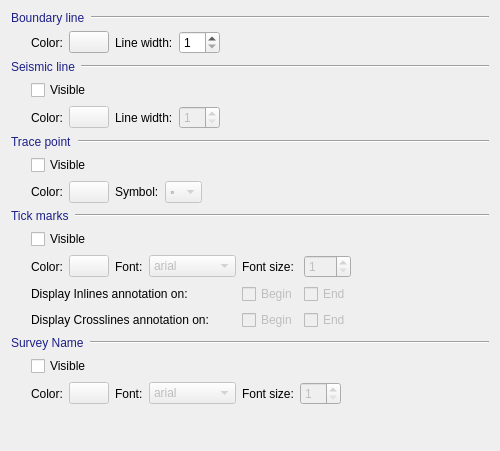
<?xml version="1.0" encoding="UTF-8"?>
<ui version="4.0">
 <class>CXPageBM3DSurvey</class>
 <widget class="CXBasePropertyPage" name="CXPageBM3DSurvey">
  <property name="geometry">
   <rect>
    <x>0</x>
    <y>0</y>
    <width>500</width>
    <height>451</height>
   </rect>
  </property>
  <property name="windowTitle">
   <string>CXPageBM3DSurvey</string>
  </property>
  <layout class="QVBoxLayout" name="verticalLayout">
   <item>
    <layout class="QHBoxLayout" name="horizontalLayout">
     <item>
      <widget class="QLabel" name="label">
       <property name="sizePolicy">
        <sizepolicy hsizetype="Fixed" vsizetype="Fixed">
         <horstretch>0</horstretch>
         <verstretch>0</verstretch>
        </sizepolicy>
       </property>
       <property name="styleSheet">
        <string notr="true">color: rgb(29, 32, 136);</string>
       </property>
       <property name="text">
        <string>Boundary line</string>
       </property>
      </widget>
     </item>
     <item>
      <widget class="Line" name="line">
       <property name="orientation">
        <enum>Qt::Horizontal</enum>
       </property>
      </widget>
     </item>
    </layout>
   </item>
   <item>
    <layout class="QHBoxLayout" name="horizontalLayout_5">
     <item>
      <spacer name="horizontalSpacer">
       <property name="orientation">
        <enum>Qt::Horizontal</enum>
       </property>
       <property name="sizeType">
        <enum>QSizePolicy::Fixed</enum>
       </property>
       <property name="sizeHint" stdset="0">
        <size>
         <width>20</width>
         <height>20</height>
        </size>
       </property>
      </spacer>
     </item>
     <item>
      <widget class="QLabel" name="label_5">
       <property name="sizePolicy">
        <sizepolicy hsizetype="Fixed" vsizetype="Preferred">
         <horstretch>0</horstretch>
         <verstretch>0</verstretch>
        </sizepolicy>
       </property>
       <property name="text">
        <string>Color:</string>
       </property>
      </widget>
     </item>
     <item>
      <widget class="CXButtonColorEdit" name="m_colorBtnBoundaryLine">
       <property name="text">
        <string/>
       </property>
      </widget>
     </item>
     <item>
      <widget class="QLabel" name="label_6">
       <property name="text">
        <string>Line width:</string>
       </property>
      </widget>
     </item>
     <item>
      <widget class="QSpinBox" name="m_spinBoxBoundaryLineWidth">
       <property name="minimum">
        <number>1</number>
       </property>
      </widget>
     </item>
     <item>
      <spacer name="horizontalSpacer_2">
       <property name="orientation">
        <enum>Qt::Horizontal</enum>
       </property>
       <property name="sizeHint" stdset="0">
        <size>
         <width>40</width>
         <height>20</height>
        </size>
       </property>
      </spacer>
     </item>
    </layout>
   </item>
   <item>
    <layout class="QHBoxLayout" name="horizontalLayout_2">
     <item>
      <widget class="QLabel" name="label_2">
       <property name="sizePolicy">
        <sizepolicy hsizetype="Fixed" vsizetype="Fixed">
         <horstretch>0</horstretch>
         <verstretch>0</verstretch>
        </sizepolicy>
       </property>
       <property name="styleSheet">
        <string notr="true">color: rgb(29, 32, 136);</string>
       </property>
       <property name="text">
        <string>Seismic line</string>
       </property>
      </widget>
     </item>
     <item>
      <widget class="Line" name="line_2">
       <property name="orientation">
        <enum>Qt::Horizontal</enum>
       </property>
      </widget>
     </item>
    </layout>
   </item>
   <item>
    <layout class="QGridLayout" name="gridLayout">
     <item row="0" column="1" colspan="2">
      <widget class="QCheckBox" name="m_cbSeismicLineVisible">
       <property name="text">
        <string>Visible</string>
       </property>
      </widget>
     </item>
     <item row="1" column="3">
      <widget class="QLabel" name="label_7">
       <property name="text">
        <string>Line width:</string>
       </property>
      </widget>
     </item>
     <item row="1" column="4">
      <widget class="QSpinBox" name="m_spinBoxSeismicLineWidth">
       <property name="enabled">
        <bool>false</bool>
       </property>
       <property name="minimum">
        <number>1</number>
       </property>
      </widget>
     </item>
     <item row="1" column="1">
      <widget class="QLabel" name="label_8">
       <property name="sizePolicy">
        <sizepolicy hsizetype="Fixed" vsizetype="Preferred">
         <horstretch>0</horstretch>
         <verstretch>0</verstretch>
        </sizepolicy>
       </property>
       <property name="text">
        <string>Color:</string>
       </property>
      </widget>
     </item>
     <item row="1" column="2">
      <widget class="CXButtonColorEdit" name="m_colorBtnSeismicLine">
       <property name="enabled">
        <bool>false</bool>
       </property>
       <property name="text">
        <string/>
       </property>
      </widget>
     </item>
     <item row="1" column="5">
      <spacer name="horizontalSpacer_3">
       <property name="orientation">
        <enum>Qt::Horizontal</enum>
       </property>
       <property name="sizeHint" stdset="0">
        <size>
         <width>40</width>
         <height>20</height>
        </size>
       </property>
      </spacer>
     </item>
     <item row="0" column="0">
      <spacer name="horizontalSpacer_4">
       <property name="orientation">
        <enum>Qt::Horizontal</enum>
       </property>
       <property name="sizeType">
        <enum>QSizePolicy::Fixed</enum>
       </property>
       <property name="sizeHint" stdset="0">
        <size>
         <width>20</width>
         <height>20</height>
        </size>
       </property>
      </spacer>
     </item>
    </layout>
   </item>
   <item>
    <layout class="QHBoxLayout" name="horizontalLayout_3">
     <item>
      <widget class="QLabel" name="label_3">
       <property name="sizePolicy">
        <sizepolicy hsizetype="Fixed" vsizetype="Fixed">
         <horstretch>0</horstretch>
         <verstretch>0</verstretch>
        </sizepolicy>
       </property>
       <property name="styleSheet">
        <string notr="true">color: rgb(29, 32, 136);</string>
       </property>
       <property name="text">
        <string>Trace point</string>
       </property>
      </widget>
     </item>
     <item>
      <widget class="Line" name="line_3">
       <property name="orientation">
        <enum>Qt::Horizontal</enum>
       </property>
      </widget>
     </item>
    </layout>
   </item>
   <item>
    <layout class="QGridLayout" name="gridLayout_2">
     <item row="0" column="1" colspan="2">
      <widget class="QCheckBox" name="m_cbTracePointVisible">
       <property name="text">
        <string>Visible</string>
       </property>
      </widget>
     </item>
     <item row="1" column="4">
      <widget class="QComboBox" name="m_cbbTracePointSymbol">
       <property name="enabled">
        <bool>false</bool>
       </property>
       <item>
        <property name="text">
         <string>▪</string>
        </property>
       </item>
       <item>
        <property name="text">
         <string>+</string>
        </property>
       </item>
       <item>
        <property name="text">
         <string>×</string>
        </property>
       </item>
      </widget>
     </item>
     <item row="1" column="1">
      <widget class="QLabel" name="label_9">
       <property name="sizePolicy">
        <sizepolicy hsizetype="Fixed" vsizetype="Preferred">
         <horstretch>0</horstretch>
         <verstretch>0</verstretch>
        </sizepolicy>
       </property>
       <property name="text">
        <string>Color:</string>
       </property>
      </widget>
     </item>
     <item row="1" column="2">
      <widget class="CXButtonColorEdit" name="m_colorBtnTracePoint">
       <property name="enabled">
        <bool>false</bool>
       </property>
       <property name="text">
        <string/>
       </property>
      </widget>
     </item>
     <item row="1" column="3">
      <widget class="QLabel" name="label_10">
       <property name="text">
        <string>Symbol:</string>
       </property>
      </widget>
     </item>
     <item row="1" column="5">
      <spacer name="horizontalSpacer_5">
       <property name="orientation">
        <enum>Qt::Horizontal</enum>
       </property>
       <property name="sizeHint" stdset="0">
        <size>
         <width>40</width>
         <height>20</height>
        </size>
       </property>
      </spacer>
     </item>
     <item row="0" column="0">
      <spacer name="horizontalSpacer_6">
       <property name="orientation">
        <enum>Qt::Horizontal</enum>
       </property>
       <property name="sizeType">
        <enum>QSizePolicy::Fixed</enum>
       </property>
       <property name="sizeHint" stdset="0">
        <size>
         <width>20</width>
         <height>20</height>
        </size>
       </property>
      </spacer>
     </item>
    </layout>
   </item>
   <item>
    <layout class="QHBoxLayout" name="horizontalLayout_4">
     <item>
      <widget class="QLabel" name="label_4">
       <property name="sizePolicy">
        <sizepolicy hsizetype="Fixed" vsizetype="Fixed">
         <horstretch>0</horstretch>
         <verstretch>0</verstretch>
        </sizepolicy>
       </property>
       <property name="styleSheet">
        <string notr="true">color: rgb(29, 32, 136);</string>
       </property>
       <property name="text">
        <string>Tick marks</string>
       </property>
      </widget>
     </item>
     <item>
      <widget class="Line" name="line_4">
       <property name="orientation">
        <enum>Qt::Horizontal</enum>
       </property>
      </widget>
     </item>
    </layout>
   </item>
   <item>
    <layout class="QGridLayout" name="gridLayout_3">
     <item row="1" column="3">
      <widget class="QLabel" name="label_12">
       <property name="text">
        <string>Font:</string>
       </property>
      </widget>
     </item>
     <item row="1" column="2">
      <widget class="CXButtonColorEdit" name="m_colorBtnTickMarks">
       <property name="enabled">
        <bool>false</bool>
       </property>
       <property name="text">
        <string/>
       </property>
      </widget>
     </item>
     <item row="1" column="1">
      <widget class="QLabel" name="label_11">
       <property name="sizePolicy">
        <sizepolicy hsizetype="Fixed" vsizetype="Preferred">
         <horstretch>0</horstretch>
         <verstretch>0</verstretch>
        </sizepolicy>
       </property>
       <property name="text">
        <string>Color:</string>
       </property>
      </widget>
     </item>
     <item row="0" column="1" colspan="2">
      <widget class="QCheckBox" name="m_cbTickMarksVisible">
       <property name="text">
        <string>Visible</string>
       </property>
      </widget>
     </item>
     <item row="3" column="1" colspan="4">
      <widget class="QLabel" name="label_15">
       <property name="text">
        <string>Display Crosslines annotation on:</string>
       </property>
      </widget>
     </item>
     <item row="3" column="5">
      <widget class="QCheckBox" name="m_cbXlineOnBegin">
       <property name="enabled">
        <bool>false</bool>
       </property>
       <property name="text">
        <string>Begin</string>
       </property>
      </widget>
     </item>
     <item row="3" column="6">
      <widget class="QCheckBox" name="m_cbXlineOnEnd">
       <property name="enabled">
        <bool>false</bool>
       </property>
       <property name="text">
        <string>End</string>
       </property>
      </widget>
     </item>
     <item row="2" column="6">
      <widget class="QCheckBox" name="m_cbInlineOnEnd">
       <property name="enabled">
        <bool>false</bool>
       </property>
       <property name="text">
        <string>End</string>
       </property>
      </widget>
     </item>
     <item row="1" column="6">
      <widget class="QSpinBox" name="m_spinBoxFontSizeTickMarks">
       <property name="enabled">
        <bool>false</bool>
       </property>
       <property name="minimum">
        <number>1</number>
       </property>
       <property name="maximum">
        <number>12</number>
       </property>
      </widget>
     </item>
     <item row="0" column="0">
      <spacer name="horizontalSpacer_7">
       <property name="orientation">
        <enum>Qt::Horizontal</enum>
       </property>
       <property name="sizeType">
        <enum>QSizePolicy::Fixed</enum>
       </property>
       <property name="sizeHint" stdset="0">
        <size>
         <width>20</width>
         <height>20</height>
        </size>
       </property>
      </spacer>
     </item>
     <item row="1" column="4">
      <widget class="QComboBox" name="m_cbbFontTickMarks">
       <property name="enabled">
        <bool>false</bool>
       </property>
       <item>
        <property name="text">
         <string>arial</string>
        </property>
       </item>
       <item>
        <property name="text">
         <string>dirtydoz</string>
        </property>
       </item>
       <item>
        <property name="text">
         <string>fudd</string>
        </property>
       </item>
       <item>
        <property name="text">
         <string>times</string>
        </property>
       </item>
       <item>
        <property name="text">
         <string>Vera</string>
        </property>
       </item>
       <item>
        <property name="text">
         <string>VeraMono</string>
        </property>
       </item>
      </widget>
     </item>
     <item row="1" column="5">
      <widget class="QLabel" name="label_13">
       <property name="text">
        <string>Font size:</string>
       </property>
      </widget>
     </item>
     <item row="2" column="5">
      <widget class="QCheckBox" name="m_cbInlineOnBegin">
       <property name="enabled">
        <bool>false</bool>
       </property>
       <property name="text">
        <string>Begin</string>
       </property>
      </widget>
     </item>
     <item row="0" column="7">
      <spacer name="horizontalSpacer_8">
       <property name="orientation">
        <enum>Qt::Horizontal</enum>
       </property>
       <property name="sizeHint" stdset="0">
        <size>
         <width>40</width>
         <height>20</height>
        </size>
       </property>
      </spacer>
     </item>
     <item row="2" column="1" colspan="4">
      <widget class="QLabel" name="label_14">
       <property name="text">
        <string>Display Inlines annotation on:</string>
       </property>
      </widget>
     </item>
    </layout>
   </item>
   <item>
    <layout class="QHBoxLayout" name="horizontalLayout_6">
     <item>
      <widget class="QLabel" name="label_16">
       <property name="sizePolicy">
        <sizepolicy hsizetype="Fixed" vsizetype="Fixed">
         <horstretch>0</horstretch>
         <verstretch>0</verstretch>
        </sizepolicy>
       </property>
       <property name="styleSheet">
        <string notr="true">color: rgb(29, 32, 136);</string>
       </property>
       <property name="text">
        <string>Survey Name</string>
       </property>
      </widget>
     </item>
     <item>
      <widget class="Line" name="line_5">
       <property name="orientation">
        <enum>Qt::Horizontal</enum>
       </property>
      </widget>
     </item>
    </layout>
   </item>
   <item>
    <layout class="QGridLayout" name="gridLayout_4">
     <item row="1" column="6">
      <widget class="QSpinBox" name="m_spinBoxSurveyName">
       <property name="enabled">
        <bool>false</bool>
       </property>
       <property name="minimum">
        <number>1</number>
       </property>
      </widget>
     </item>
     <item row="1" column="2">
      <widget class="CXButtonColorEdit" name="m_colorBtnSurveyName">
       <property name="enabled">
        <bool>false</bool>
       </property>
       <property name="text">
        <string/>
       </property>
      </widget>
     </item>
     <item row="1" column="7">
      <spacer name="horizontalSpacer_9">
       <property name="orientation">
        <enum>Qt::Horizontal</enum>
       </property>
       <property name="sizeHint" stdset="0">
        <size>
         <width>40</width>
         <height>20</height>
        </size>
       </property>
      </spacer>
     </item>
     <item row="0" column="1" colspan="2">
      <widget class="QCheckBox" name="m_cbSurveyNameVisible">
       <property name="text">
        <string>Visible</string>
       </property>
      </widget>
     </item>
     <item row="1" column="5">
      <widget class="QLabel" name="label_17">
       <property name="text">
        <string>Font size:</string>
       </property>
      </widget>
     </item>
     <item row="1" column="1">
      <widget class="QLabel" name="label_18">
       <property name="sizePolicy">
        <sizepolicy hsizetype="Fixed" vsizetype="Preferred">
         <horstretch>0</horstretch>
         <verstretch>0</verstretch>
        </sizepolicy>
       </property>
       <property name="text">
        <string>Color:</string>
       </property>
      </widget>
     </item>
     <item row="0" column="0">
      <spacer name="horizontalSpacer_10">
       <property name="orientation">
        <enum>Qt::Horizontal</enum>
       </property>
       <property name="sizeType">
        <enum>QSizePolicy::Fixed</enum>
       </property>
       <property name="sizeHint" stdset="0">
        <size>
         <width>20</width>
         <height>20</height>
        </size>
       </property>
      </spacer>
     </item>
     <item row="1" column="4">
      <widget class="QComboBox" name="m_cbbFontSurveyName">
       <property name="enabled">
        <bool>false</bool>
       </property>
       <item>
        <property name="text">
         <string>arial</string>
        </property>
       </item>
       <item>
        <property name="text">
         <string>dirtydoz</string>
        </property>
       </item>
       <item>
        <property name="text">
         <string>fudd</string>
        </property>
       </item>
       <item>
        <property name="text">
         <string>times</string>
        </property>
       </item>
       <item>
        <property name="text">
         <string>Vera</string>
        </property>
       </item>
       <item>
        <property name="text">
         <string>VeraMono</string>
        </property>
       </item>
      </widget>
     </item>
     <item row="1" column="3">
      <widget class="QLabel" name="label_19">
       <property name="text">
        <string>Font:</string>
       </property>
      </widget>
     </item>
    </layout>
   </item>
   <item>
    <spacer name="verticalSpacer">
     <property name="orientation">
      <enum>Qt::Vertical</enum>
     </property>
     <property name="sizeHint" stdset="0">
      <size>
       <width>20</width>
       <height>40</height>
      </size>
     </property>
    </spacer>
   </item>
  </layout>
 </widget>
 <layoutdefault spacing="6" margin="11"/>
 <customwidgets>
  <customwidget>
   <class>CXBasePropertyPage</class>
   <extends>QWidget</extends>
   <header>xbasepropertypage.h</header>
   <container>1</container>
  </customwidget>
  <customwidget>
   <class>CXButtonColorEdit</class>
   <extends>QPushButton</extends>
   <header>xbuttoncoloredit.h</header>
  </customwidget>
 </customwidgets>
 <resources/>
 <connections>
  <connection>
   <sender>m_cbSeismicLineVisible</sender>
   <signal>toggled(bool)</signal>
   <receiver>m_colorBtnSeismicLine</receiver>
   <slot>setEnabled(bool)</slot>
   <hints>
    <hint type="sourcelabel">
     <x>69</x>
     <y>93</y>
    </hint>
    <hint type="destinationlabel">
     <x>84</x>
     <y>119</y>
    </hint>
   </hints>
  </connection>
  <connection>
   <sender>m_cbSeismicLineVisible</sender>
   <signal>toggled(bool)</signal>
   <receiver>m_spinBoxSeismicLineWidth</receiver>
   <slot>setEnabled(bool)</slot>
   <hints>
    <hint type="sourcelabel">
     <x>95</x>
     <y>90</y>
    </hint>
    <hint type="destinationlabel">
     <x>184</x>
     <y>119</y>
    </hint>
   </hints>
  </connection>
  <connection>
   <sender>m_cbTracePointVisible</sender>
   <signal>toggled(bool)</signal>
   <receiver>m_colorBtnTracePoint</receiver>
   <slot>setEnabled(bool)</slot>
   <hints>
    <hint type="sourcelabel">
     <x>84</x>
     <y>172</y>
    </hint>
    <hint type="destinationlabel">
     <x>84</x>
     <y>197</y>
    </hint>
   </hints>
  </connection>
  <connection>
   <sender>m_cbTracePointVisible</sender>
   <signal>toggled(bool)</signal>
   <receiver>m_cbbTracePointSymbol</receiver>
   <slot>setEnabled(bool)</slot>
   <hints>
    <hint type="sourcelabel">
     <x>101</x>
     <y>172</y>
    </hint>
    <hint type="destinationlabel">
     <x>164</x>
     <y>196</y>
    </hint>
   </hints>
  </connection>
  <connection>
   <sender>m_cbTickMarksVisible</sender>
   <signal>toggled(bool)</signal>
   <receiver>m_colorBtnTickMarks</receiver>
   <slot>setEnabled(bool)</slot>
   <hints>
    <hint type="sourcelabel">
     <x>58</x>
     <y>246</y>
    </hint>
    <hint type="destinationlabel">
     <x>88</x>
     <y>279</y>
    </hint>
   </hints>
  </connection>
  <connection>
   <sender>m_cbTickMarksVisible</sender>
   <signal>toggled(bool)</signal>
   <receiver>m_cbbFontTickMarks</receiver>
   <slot>setEnabled(bool)</slot>
   <hints>
    <hint type="sourcelabel">
     <x>100</x>
     <y>246</y>
    </hint>
    <hint type="destinationlabel">
     <x>181</x>
     <y>274</y>
    </hint>
   </hints>
  </connection>
  <connection>
   <sender>m_cbTickMarksVisible</sender>
   <signal>toggled(bool)</signal>
   <receiver>m_spinBoxFontSizeTickMarks</receiver>
   <slot>setEnabled(bool)</slot>
   <hints>
    <hint type="sourcelabel">
     <x>99</x>
     <y>253</y>
    </hint>
    <hint type="destinationlabel">
     <x>293</x>
     <y>274</y>
    </hint>
   </hints>
  </connection>
  <connection>
   <sender>m_cbTickMarksVisible</sender>
   <signal>toggled(bool)</signal>
   <receiver>m_cbInlineOnBegin</receiver>
   <slot>setEnabled(bool)</slot>
   <hints>
    <hint type="sourcelabel">
     <x>99</x>
     <y>242</y>
    </hint>
    <hint type="destinationlabel">
     <x>241</x>
     <y>302</y>
    </hint>
   </hints>
  </connection>
  <connection>
   <sender>m_cbTickMarksVisible</sender>
   <signal>toggled(bool)</signal>
   <receiver>m_cbXlineOnBegin</receiver>
   <slot>setEnabled(bool)</slot>
   <hints>
    <hint type="sourcelabel">
     <x>42</x>
     <y>243</y>
    </hint>
    <hint type="destinationlabel">
     <x>241</x>
     <y>324</y>
    </hint>
   </hints>
  </connection>
  <connection>
   <sender>m_cbTickMarksVisible</sender>
   <signal>toggled(bool)</signal>
   <receiver>m_cbInlineOnEnd</receiver>
   <slot>setEnabled(bool)</slot>
   <hints>
    <hint type="sourcelabel">
     <x>75</x>
     <y>243</y>
    </hint>
    <hint type="destinationlabel">
     <x>304</x>
     <y>305</y>
    </hint>
   </hints>
  </connection>
  <connection>
   <sender>m_cbTickMarksVisible</sender>
   <signal>toggled(bool)</signal>
   <receiver>m_cbXlineOnEnd</receiver>
   <slot>setEnabled(bool)</slot>
   <hints>
    <hint type="sourcelabel">
     <x>96</x>
     <y>255</y>
    </hint>
    <hint type="destinationlabel">
     <x>305</x>
     <y>322</y>
    </hint>
   </hints>
  </connection>
  <connection>
   <sender>m_cbSurveyNameVisible</sender>
   <signal>toggled(bool)</signal>
   <receiver>m_colorBtnSurveyName</receiver>
   <slot>setEnabled(bool)</slot>
   <hints>
    <hint type="sourcelabel">
     <x>74</x>
     <y>375</y>
    </hint>
    <hint type="destinationlabel">
     <x>90</x>
     <y>398</y>
    </hint>
   </hints>
  </connection>
  <connection>
   <sender>m_cbSurveyNameVisible</sender>
   <signal>toggled(bool)</signal>
   <receiver>m_cbbFontSurveyName</receiver>
   <slot>setEnabled(bool)</slot>
   <hints>
    <hint type="sourcelabel">
     <x>67</x>
     <y>370</y>
    </hint>
    <hint type="destinationlabel">
     <x>174</x>
     <y>397</y>
    </hint>
   </hints>
  </connection>
  <connection>
   <sender>m_cbSurveyNameVisible</sender>
   <signal>toggled(bool)</signal>
   <receiver>m_spinBoxSurveyName</receiver>
   <slot>setEnabled(bool)</slot>
   <hints>
    <hint type="sourcelabel">
     <x>50</x>
     <y>380</y>
    </hint>
    <hint type="destinationlabel">
     <x>291</x>
     <y>397</y>
    </hint>
   </hints>
  </connection>
 </connections>
</ui>
